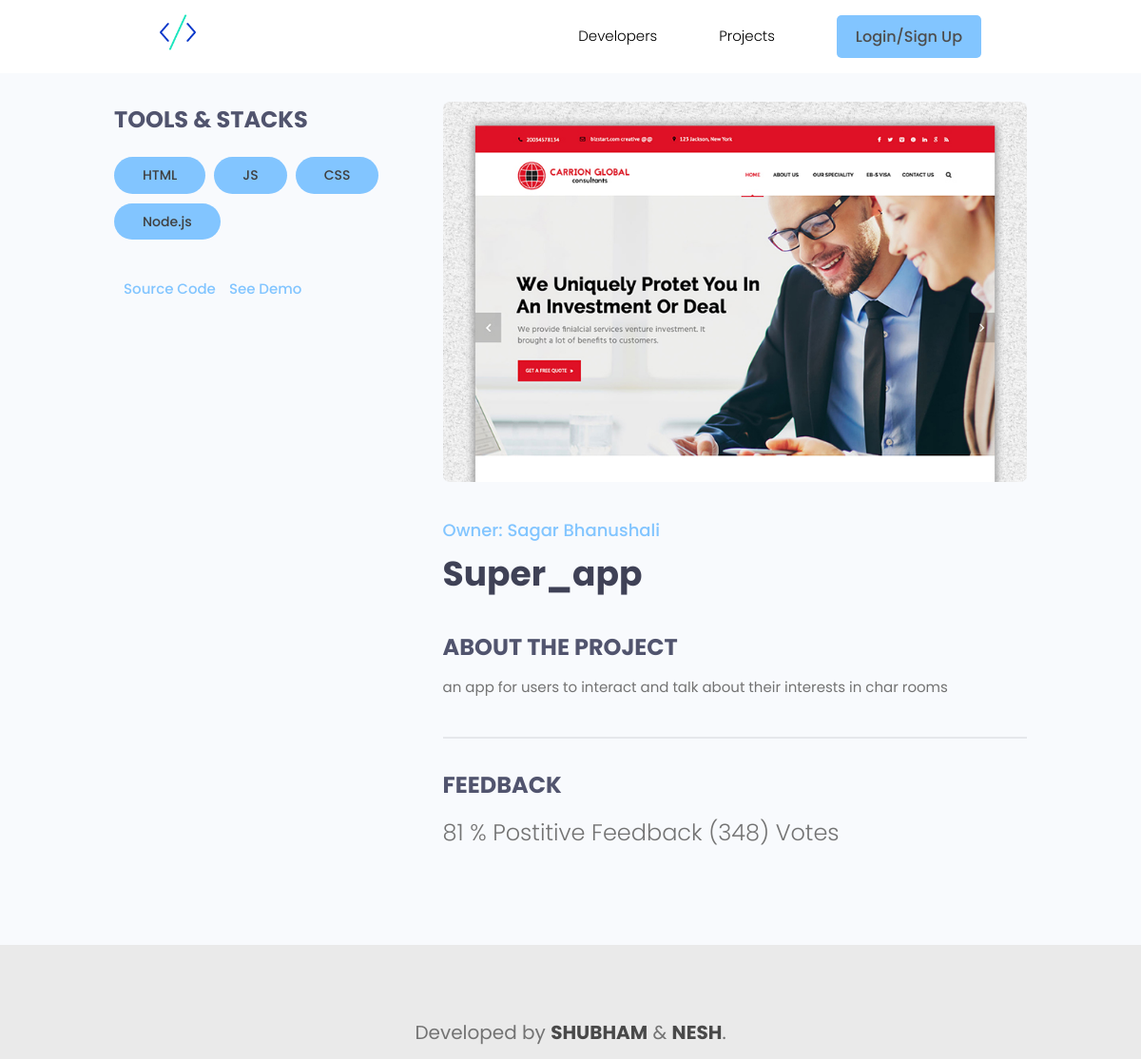
Screenshot of /projects/project/cad65f03-65fc-43dd-bbbd-bc62fb0e3def with the database file from the repository.
### projects/models.py (models this page shows, shortened)
class Tag (models.Model): #this is going to be a many to many relationship with the project// we also need to create a attribute in the project as tags <check projects for the tags attribute details>
    name= models.CharField(max_length=200)
    created = models.DateTimeField(auto_now_add=True)
    id= models.UUIDField(default= uuid.uuid4, unique=True, primary_key=True, editable=False)
    def __str__(self):
        return self.name

class Project(models.Model):
    owner = models.ForeignKey(Profile, null=True, blank=True, on_delete=models.SET_NULL)
    title= models.CharField(max_length=200)
    image= models.ImageField(null=True, blank=True, default='default.jpg')
    description= models.TextField(null=True, blank=True)
    demo_link= models.CharField(max_length=2000, null=True, blank=True)
    source_link= models.CharField(max_length=2000, null=True, blank=True)
    tags= models.ManyToManyField('Tag', blank=True)
    vote_total= models.IntegerField(default=0,null=True, blank=True)
    vote_ratio= models.IntegerField(default=0,null=True, blank=True)
    created = models.DateTimeField(auto_now_add=True)
    id= models.UUIDField(default= uuid.uuid4, unique=True, primary_key=True, editable=False)
    class Meta:
        ordering = ['created'] #-created will arrange in descending order

### users/models.py (models this page shows, shortened)
class Profile(models.Model):
    user = models.OneToOneField(User, on_delete=models.CASCADE, null=True, blank = True)
    name= models.CharField(max_length=200, blank=True, null=True)
    email= models.EmailField(max_length=500, blank=True, null=True)
    username = models.CharField(max_length=200, blank=True, null=True)
    location = models.CharField(max_length=200, blank=True, null=True)
    short_intro= models.CharField(max_length=200, blank=True, null=True)
    bio= models.TextField( blank=True, null=True)
    profile_image= models.ImageField(null=True, blank=True, upload_to='profiles/', default='user-default.png')
    social_github= models.CharField(max_length=200, blank=True, null=True)
    social_twitter= models.CharField(max_length=200, blank=True, null=True)
    social_linkedin= models.CharField(max_length=200, blank=True, null=True)
    social_youtube= models.CharField(max_length=200, blank=True, null=True)
    social_website= models.CharField(max_length=200, blank=True, null=True)
    created = models.DateTimeField(auto_now_add=True)
    id= models.UUIDField(default= uuid.uuid4, unique=True, primary_key=True, editable=False)

### projects/views.py (the view)
# urls.py: path('', include('users.urls')), #this line will connect the url.py file from users to our project
def project(request, pk):
    arg=Project.objects.get(id=pk)
    tags= arg.tags.all() #you can query manytomany relation from here or may also query it from html  <!-- you can also query the manytomany relation from here also by writing {% for tag in project.tags.all %} -->
    argument1={'project': arg, 'tags': tags}
    return render(request,'projectsApp/project.html',argument1 )#used to render the html file from templates folder

### projects/templates/projectsApp/project.html (shortened to what this page needs)
{% extends 'main.html' %}
{% block content %}
<main class="singleProject my-md">
    <div class="container">
      <div class="layout">
        <div class="column column--1of3">
          <h3 class="singleProject__subtitle">Tools & Stacks</h3>
          <div class="singleProject__toolStack">
            {%for tag in tags %}
            <span class="tag tag--pill tag--sub tag--lg">
                <small>{{tag}} </small>
              </span>
            {% endfor %}
          </div>
          {% if project.source_link %}
          <a class="singleProject__liveLink" href="{{project.source_link.url}}" target="_blank">Source Code</a>
          {%endif %}
          <a class="singleProject__liveLink" href="{{project.demo_link.url}}" target="_blank">See Demo</a>
        </div>
        <div class="column column--2of3">
          <img class="singleProject__preview" src="{{project.image.url}}" alt="portfolio thumbnail" />
          <a href="{% url 'userprofile' project.owner.id %}" class="singleProject__developer">Owner: {{project.owner.name}}</a>
          <h2 class="singleProject__title">{{project.title}}</h2>
          <h3 class="singleProject__subtitle">About the Project</h3>
          <div class="singleProject__info">
            {{project.description}}
          </div>
          <div class="comments">
            <h3 class="singleProject__subtitle">Feedback</h3>
            <h5 class="project--rating">
              {{project.vote_ratio}} % Postitive Feedback ({{project.vote_total}}) Vote{{project.vote_total|pluralize:'s'}}</h5>
          </div>
        </div>
      </div>
    </div>
  </main>
{% endblock content %}

### static/styles/app.css (style rules this page uses)
img { width: 100%; }
.tag--sub, .tag--sub > small { background: rgb(130, 197, 255); color: rgb(63, 63, 63); font-weight: 500; }
.singleProject .column--1of3 { order: 2; }
@media screen and (min-width: 1081px) { .singleProject .column--1of3 { order: 1; } }
@media screen and (min-width: 1081px) { .singleProject .column--2of3 { order: 2; } }
.singleProject__toolStack { margin-top: 2rem; margin-bottom: 4rem; }
.singleProject__liveLink { font-weight: 500; transition: all 0.3s ease-in-out; border-bottom: 2px solid transparent; }
.singleProject__preview { height: 50vh; object-fit: cover; object-position: top center; margin-bottom: 3rem; border-radius: 0.7rem; }
.singleProject__developer { font-size: 1.8rem; font-weight: 500; }
.singleProject__title { font-size: 3.6rem; font-weight: 700; color: var(--color-sub); margin-bottom: 3rem; }
.project--rating { margin-bottom: 1.6em; margin-top: .5em; }
.singleProject__subtitle { text-transform: uppercase; font-size: 2.4rem; font-weight: 700; color: var(--color-sub-light); margin-bottom: 1rem; }
a { color: rgb(130, 197, 255); }
.comments { margin-top: 4rem; padding-top: 3rem; border-top: 2px solid var(--color-light); }

### static/uikit/styles/modules/_variables.css (style rules this page uses)
:root { --color-main: #5aa5b9; --color-main-light: #e6faff; --color-sub: #3f4156; --color-sub-light: #51546e; --color-sub-lighter: #ededfd; --color-text: #737373; --color-gray: #8b8b8b; --color-light: #e5e7eb; --color-light-gray: #767676; --color-bg: #f8fafd; --color-white: #fffefd; --color-white-light: #f3f3f3; --color-success: #359e64; --color-success-bg: #def8e8; --color-error: #fc4b0b; --color-error-bg: #fff2ee; --font-base: 'Poppins', arial, helvetica, 'Segoe UI', roboto, ubuntu, sans-serif; --font-monospace: 'Fira Code', 'Courier New', courier, monospace; --font-regular: 300; --font-medium: 500; --font-bold: 700; --generic-shadow: 1px 1px 5px #00000010; --generic-transition: all 0.3s ease-in-out; }

### static/uikit/styles/modules/_base.css (style rules this page uses)
* { margin: 0; padding: 0; box-sizing: border-box; text-rendering: optimizeLegibility; color: inherit; font-size: inherit; }
html { font-size: 50%; }
@media only screen and (min-width: 480px) { html { font-size: 56.25%; } }
@media only screen and (min-width: 1200px) { html { font-size: 62.5%; } }
body { line-height: 1.6; font-weight: 400; font-size: 1.5rem; color: var(--color-text); background-color: var(--color-bg); min-height: 100vh; }

### static/uikit/styles/modules/_typography.css (style rules this page uses)
* { font-family: var(--font-base); }
h2 { font-size: 3.6rem; font-weight: var(--font-bold); }
h3 { font-size: 3.2rem; font-weight: var(--font-medium); }
h5 { font-size: 2.4rem; font-weight: var(--font-medium); }
h5, h6 { font-weight: var(--font-regular); }
p, span, strong { font-size: 1.6rem; color: var(--color-text); font-weight: var(--font-regular); }
a { padding-bottom: 2px; text-decoration: none; display: inline-block; color: var(--color-main); font-weight: var(--font-medium); }

### static/uikit/styles/modules/_utilities.css (style rules this page uses)
.container { width: 92%; max-width: 165rem; margin: 0 auto; box-sizing: border-box; }
@media screen and (min-width: 1000px) { .container { width: 90%; } }
@media screen and (min-width: 1200px) { .container { width: 80%; } }
.my-md { margin: 3rem auto; }

### static/uikit/styles/modules/_tag.css (style rules this page uses)
.tag { display: inline-flex; align-items: center; background-color: var(--color-sub); height: -webkit-fit-content; height: -moz-fit-content; height: fit-content; width: -webkit-fit-content; width: -moz-fit-content; width: fit-content; border-radius: 0.5rem; padding: 0.5rem 1.5rem; font-size: 1.2rem; cursor: pointer; }
.tag:not(:last-child) { margin-right: 0.25rem; margin-bottom: 0.75rem; }
.tag > small { color: var(--color-white); }
.tag--pill { border-radius: 5rem; }
.tag--sub, .tag--sub > small { background: var(--color-sub-lighter); color: var(--color-sub-light); font-weight: 500; }
.tag--lg { padding: 0.8rem 3rem; font-size: 1.4rem; }
.tag--lg:not(:last-child) { margin-right: 0.5rem; margin-bottom: 1rem; }

### static/uikit/styles/modules/_layout.css (style rules this page uses)
.layout { display: flex; flex-flow: row wrap; justify-content: space-between; }
.layout > .column { margin-bottom: 3rem; }
.layout > .column.column--1of3 { flex-basis: 30%; }
.layout > .column.column--2of3 { flex-basis: 64%; }

### rows the page displays
Tag: name "HTML"
Tag: name "JS"
Tag: name "CSS"
Tag: name "Node.js"
Project: image (picture), owner.name "Sagar Bhanushali", title "Super_app", description "an app for users to interact and talk about their interests in char rooms", vote_ratio "81", vote_total "348"
